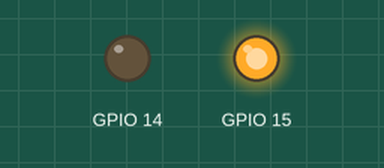
Recording of a program running on a simulated Raspberry Pi (BCM pin numbers). Shown: output pins drawn as LEDs (lit = HIGH). At 3.0 s the program stops and its outputs stay as they are.

Above: at 0.1 s.
At 2.6 s:
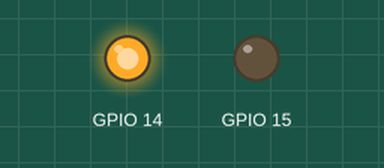
At 3.1 s:
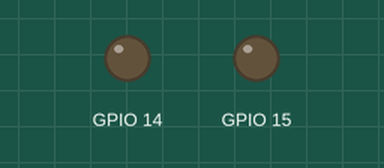
Timing chart, 0 to 4.5 s (numbered marks = the images above):
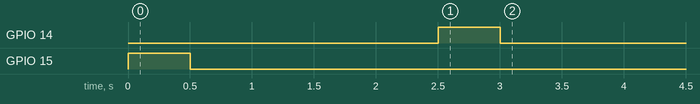

The program:

motor.py
```python
import RPi.GPIO as GPIO
from time import sleep

GPIO.setmode(GPIO.BCM)
GPIO.setup(14, GPIO.OUT)
GPIO.setup(15, GPIO.OUT)

GPIO.output(15, GPIO.HIGH)
sleep(0.5)
GPIO.output(15, GPIO.LOW)

sleep(2)

GPIO.output(14, GPIO.HIGH)
sleep(0.5)
GPIO.output(14, GPIO.LOW)

GPIO.cleanup()
```

Measured:
- by itself, GPIO 14: LOW → HIGH at 2.5 s, → LOW 0.50 s later
- by itself, GPIO 15: LOW → HIGH at 0.00 s, → LOW 0.50 s later
